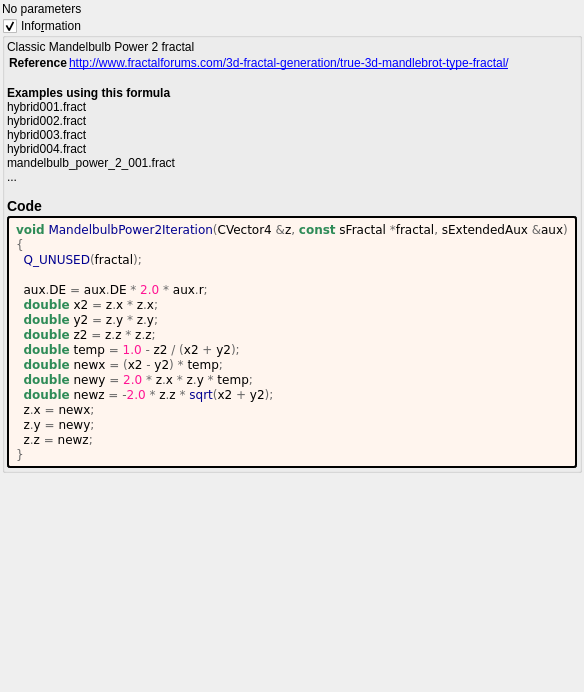
<?xml version="1.0" encoding="UTF-8"?>
<ui version="4.0">
 <class>mandelbulb_power2</class>
 <widget class="QWidget" name="Form">
  <property name="geometry">
   <rect>
    <x>0</x>
    <y>0</y>
    <width>574</width>
    <height>692</height>
   </rect>
  </property>
  <property name="windowTitle">
   <string notr="true">mandelbulb_power2</string>
  </property>
  <layout class="QVBoxLayout" name="verticalLayout">
   <property name="spacing">
    <number>2</number>
   </property>
   <property name="leftMargin">
    <number>2</number>
   </property>
   <property name="topMargin">
    <number>2</number>
   </property>
   <property name="rightMargin">
    <number>2</number>
   </property>
   <property name="bottomMargin">
    <number>2</number>
   </property>
   <item>
    <widget class="QLabel" name="label">
     <property name="text">
      <string>No parameters</string>
     </property>
    </widget>
   </item>
   <item>
    <widget class="MyGroupBox" name="groupCheck_info">
     <property name="title">
      <string>Info&amp;rmation</string>
     </property>
     <property name="flat">
      <bool>false</bool>
     </property>
     <property name="checkable">
      <bool>true</bool>
     </property>
     <layout class="QVBoxLayout" name="verticalLayout_2">
      <property name="spacing">
       <number>2</number>
      </property>
      <property name="leftMargin">
       <number>2</number>
      </property>
      <property name="topMargin">
       <number>2</number>
      </property>
      <property name="rightMargin">
       <number>2</number>
      </property>
      <property name="bottomMargin">
       <number>2</number>
      </property>
      <item>
       <widget class="QLabel" name="label_information_general">
        <property name="text">
         <string notr="true">&lt;p&gt;Classic Mandelbulb Power 2 fractal&lt;/p&gt;&lt;table&gt;
&lt;tr&gt;&lt;th&gt;Reference&lt;/th&gt;&lt;td&gt;&lt;a href=&quot;http://www.fractalforums.com/3d-fractal-generation/true-3d-mandlebrot-type-fractal/&quot;&gt;http://www.fractalforums.com/3d-fractal-generation/true-3d-mandlebrot-type-fractal/&lt;br&gt;
&lt;/td&gt;&lt;/tr&gt;
&lt;/table&gt;
&lt;br&gt;&lt;b&gt;Examples using this formula&lt;/b&gt;&lt;br&gt;hybrid001.fract&lt;br&gt;hybrid002.fract&lt;br&gt;hybrid003.fract&lt;br&gt;hybrid004.fract&lt;br&gt;mandelbulb_power_2_001.fract&lt;br&gt;...&lt;h3&gt;Code&lt;/h3&gt;</string>
        </property>
        <property name="wordWrap">
         <bool>true</bool>
        </property>
        <property name="openExternalLinks">
         <bool>true</bool>
        </property>
        <property name="textInteractionFlags">
         <set>Qt::LinksAccessibleByMouse|Qt::TextSelectableByMouse</set>
        </property>
       </widget>
      </item>
      <item>
       <widget class="QLabel" name="label_code_content">
        <property name="styleSheet">
         <string notr="true">border-style: outset; border-width: 2px; border-radius: 3px; border-color: black; background-color: #fff5ee; padding: 4px;</string>
        </property>
        <property name="text">
         <string notr="true">&lt;body style=&quot;background-color:#fff5ee&quot;&gt;
&lt;pre style=&quot;color:#000000; background-color:#fff5ee;  font-family:'Courier New',monospace;&quot;&gt;&lt;span style=&quot;color:#2e8b57; font-weight:bold&quot;&gt;void&lt;/span&gt; &lt;span style=&quot;color:#00008f&quot;&gt;MandelbulbPower2Iteration&lt;/span&gt;&lt;span style=&quot;color:#676767&quot;&gt;(&lt;/span&gt;CVector4 &lt;span style=&quot;color:#676767&quot;&gt;&amp;amp;&lt;/span&gt;z&lt;span style=&quot;color:#676767&quot;&gt;,&lt;/span&gt; &lt;span style=&quot;color:#2e8b57; font-weight:bold&quot;&gt;const&lt;/span&gt; sFractal &lt;span style=&quot;color:#676767&quot;&gt;*&lt;/span&gt;fractal&lt;span style=&quot;color:#676767&quot;&gt;,&lt;/span&gt; sExtendedAux &lt;span style=&quot;color:#676767&quot;&gt;&amp;amp;&lt;/span&gt;aux&lt;span style=&quot;color:#676767&quot;&gt;)&lt;/span&gt;
&lt;span style=&quot;color:#676767&quot;&gt;{&lt;/span&gt;
  &lt;span style=&quot;color:#00008f&quot;&gt;Q_UNUSED&lt;/span&gt;&lt;span style=&quot;color:#676767&quot;&gt;(&lt;/span&gt;fractal&lt;span style=&quot;color:#676767&quot;&gt;);&lt;/span&gt;

  aux&lt;span style=&quot;color:#676767&quot;&gt;.&lt;/span&gt;DE &lt;span style=&quot;color:#676767&quot;&gt;=&lt;/span&gt; aux&lt;span style=&quot;color:#676767&quot;&gt;.&lt;/span&gt;DE &lt;span style=&quot;color:#676767&quot;&gt;*&lt;/span&gt; &lt;span style=&quot;color:#ff1493&quot;&gt;2.0&lt;/span&gt; &lt;span style=&quot;color:#676767&quot;&gt;*&lt;/span&gt; aux&lt;span style=&quot;color:#676767&quot;&gt;.&lt;/span&gt;r&lt;span style=&quot;color:#676767&quot;&gt;;&lt;/span&gt;
  &lt;span style=&quot;color:#2e8b57; font-weight:bold&quot;&gt;double&lt;/span&gt; x2 &lt;span style=&quot;color:#676767&quot;&gt;=&lt;/span&gt; z&lt;span style=&quot;color:#676767&quot;&gt;.&lt;/span&gt;x &lt;span style=&quot;color:#676767&quot;&gt;*&lt;/span&gt; z&lt;span style=&quot;color:#676767&quot;&gt;.&lt;/span&gt;x&lt;span style=&quot;color:#676767&quot;&gt;;&lt;/span&gt;
  &lt;span style=&quot;color:#2e8b57; font-weight:bold&quot;&gt;double&lt;/span&gt; y2 &lt;span style=&quot;color:#676767&quot;&gt;=&lt;/span&gt; z&lt;span style=&quot;color:#676767&quot;&gt;.&lt;/span&gt;y &lt;span style=&quot;color:#676767&quot;&gt;*&lt;/span&gt; z&lt;span style=&quot;color:#676767&quot;&gt;.&lt;/span&gt;y&lt;span style=&quot;color:#676767&quot;&gt;;&lt;/span&gt;
  &lt;span style=&quot;color:#2e8b57; font-weight:bold&quot;&gt;double&lt;/span&gt; z2 &lt;span style=&quot;color:#676767&quot;&gt;=&lt;/span&gt; z&lt;span style=&quot;color:#676767&quot;&gt;.&lt;/span&gt;z &lt;span style=&quot;color:#676767&quot;&gt;*&lt;/span&gt; z&lt;span style=&quot;color:#676767&quot;&gt;.&lt;/span&gt;z&lt;span style=&quot;color:#676767&quot;&gt;;&lt;/span&gt;
  &lt;span style=&quot;color:#2e8b57; font-weight:bold&quot;&gt;double&lt;/span&gt; temp &lt;span style=&quot;color:#676767&quot;&gt;=&lt;/span&gt; &lt;span style=&quot;color:#ff1493&quot;&gt;1.0&lt;/span&gt; &lt;span style=&quot;color:#676767&quot;&gt;-&lt;/span&gt; z2 &lt;span style=&quot;color:#676767&quot;&gt;/ (&lt;/span&gt;x2 &lt;span style=&quot;color:#676767&quot;&gt;+&lt;/span&gt; y2&lt;span style=&quot;color:#676767&quot;&gt;);&lt;/span&gt;
  &lt;span style=&quot;color:#2e8b57; font-weight:bold&quot;&gt;double&lt;/span&gt; newx &lt;span style=&quot;color:#676767&quot;&gt;= (&lt;/span&gt;x2 &lt;span style=&quot;color:#676767&quot;&gt;-&lt;/span&gt; y2&lt;span style=&quot;color:#676767&quot;&gt;) *&lt;/span&gt; temp&lt;span style=&quot;color:#676767&quot;&gt;;&lt;/span&gt;
  &lt;span style=&quot;color:#2e8b57; font-weight:bold&quot;&gt;double&lt;/span&gt; newy &lt;span style=&quot;color:#676767&quot;&gt;=&lt;/span&gt; &lt;span style=&quot;color:#ff1493&quot;&gt;2.0&lt;/span&gt; &lt;span style=&quot;color:#676767&quot;&gt;*&lt;/span&gt; z&lt;span style=&quot;color:#676767&quot;&gt;.&lt;/span&gt;x &lt;span style=&quot;color:#676767&quot;&gt;*&lt;/span&gt; z&lt;span style=&quot;color:#676767&quot;&gt;.&lt;/span&gt;y &lt;span style=&quot;color:#676767&quot;&gt;*&lt;/span&gt; temp&lt;span style=&quot;color:#676767&quot;&gt;;&lt;/span&gt;
  &lt;span style=&quot;color:#2e8b57; font-weight:bold&quot;&gt;double&lt;/span&gt; newz &lt;span style=&quot;color:#676767&quot;&gt;= -&lt;/span&gt;&lt;span style=&quot;color:#ff1493&quot;&gt;2.0&lt;/span&gt; &lt;span style=&quot;color:#676767&quot;&gt;*&lt;/span&gt; z&lt;span style=&quot;color:#676767&quot;&gt;.&lt;/span&gt;z &lt;span style=&quot;color:#676767&quot;&gt;*&lt;/span&gt; &lt;span style=&quot;color:#00008f&quot;&gt;sqrt&lt;/span&gt;&lt;span style=&quot;color:#676767&quot;&gt;(&lt;/span&gt;x2 &lt;span style=&quot;color:#676767&quot;&gt;+&lt;/span&gt; y2&lt;span style=&quot;color:#676767&quot;&gt;);&lt;/span&gt;
  z&lt;span style=&quot;color:#676767&quot;&gt;.&lt;/span&gt;x &lt;span style=&quot;color:#676767&quot;&gt;=&lt;/span&gt; newx&lt;span style=&quot;color:#676767&quot;&gt;;&lt;/span&gt;
  z&lt;span style=&quot;color:#676767&quot;&gt;.&lt;/span&gt;y &lt;span style=&quot;color:#676767&quot;&gt;=&lt;/span&gt; newy&lt;span style=&quot;color:#676767&quot;&gt;;&lt;/span&gt;
  z&lt;span style=&quot;color:#676767&quot;&gt;.&lt;/span&gt;z &lt;span style=&quot;color:#676767&quot;&gt;=&lt;/span&gt; newz&lt;span style=&quot;color:#676767&quot;&gt;;&lt;/span&gt;
&lt;span style=&quot;color:#676767&quot;&gt;}&lt;/span&gt;
&lt;/pre&gt;
&lt;/body&gt;</string>
        </property>
        <property name="wordWrap">
         <bool>true</bool>
        </property>
        <property name="openExternalLinks">
         <bool>true</bool>
        </property>
        <property name="textInteractionFlags">
         <set>Qt::LinksAccessibleByMouse|Qt::TextSelectableByMouse</set>
        </property>
       </widget>
      </item>
     </layout>
    </widget>
   </item>
   <item>
    <spacer name="verticalSpacer">
     <property name="orientation">
      <enum>Qt::Vertical</enum>
     </property>
     <property name="sizeHint" stdset="0">
      <size>
       <width>20</width>
       <height>40</height>
      </size>
     </property>
    </spacer>
   </item>
  </layout>
 </widget>
 <customwidgets>
  <customwidget>
   <class>MyGroupBox</class>
   <extends>QGroupBox</extends>
   <header>my_group_box.h</header>
   <container>1</container>
  </customwidget>
 </customwidgets>
 <tabstops>
  <tabstop>groupCheck_info</tabstop>
 </tabstops>
 <resources/>
 <connections/>
</ui>
